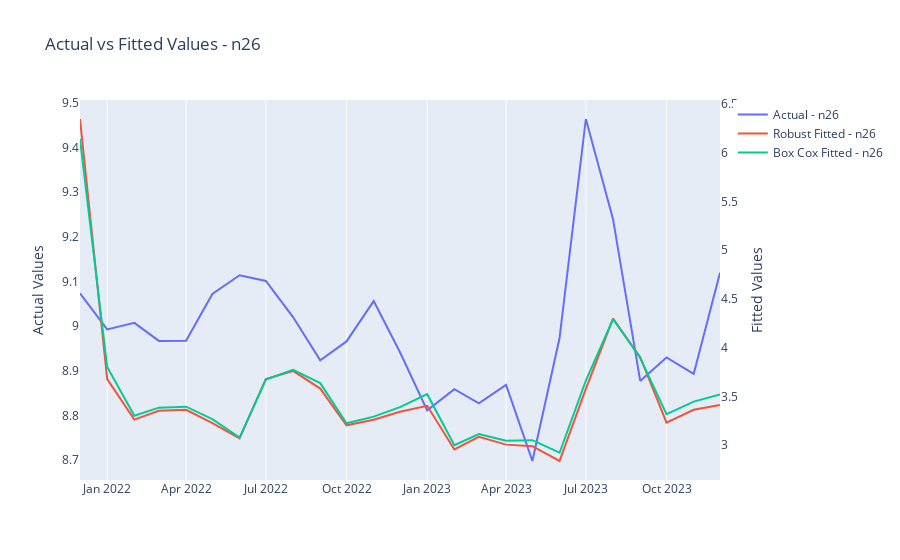
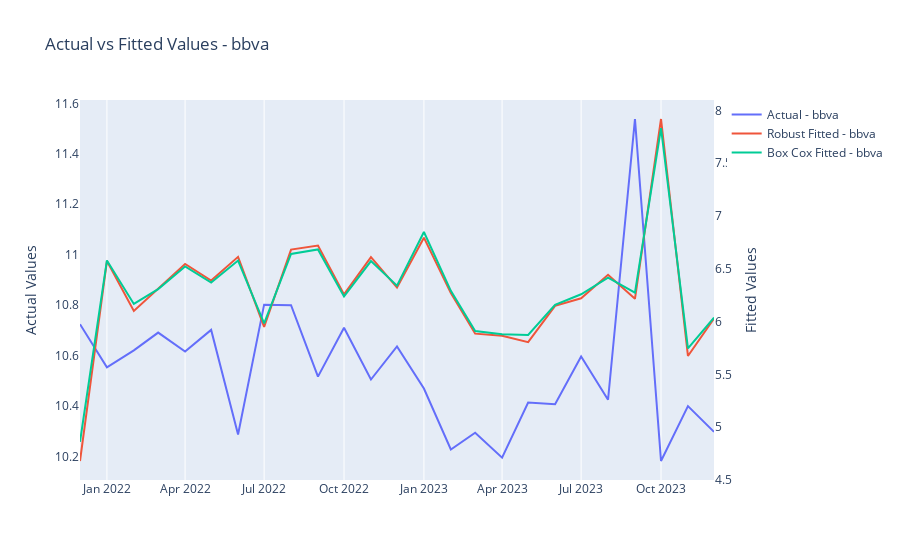
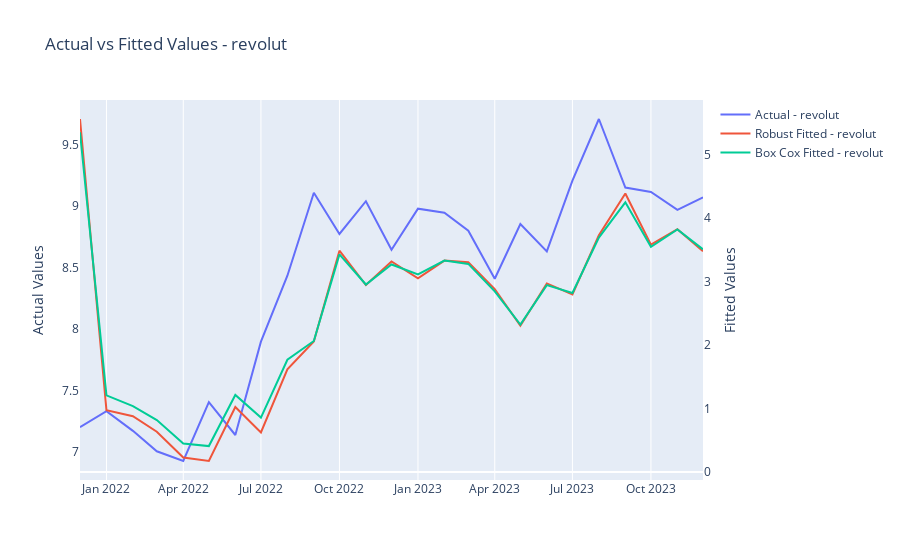
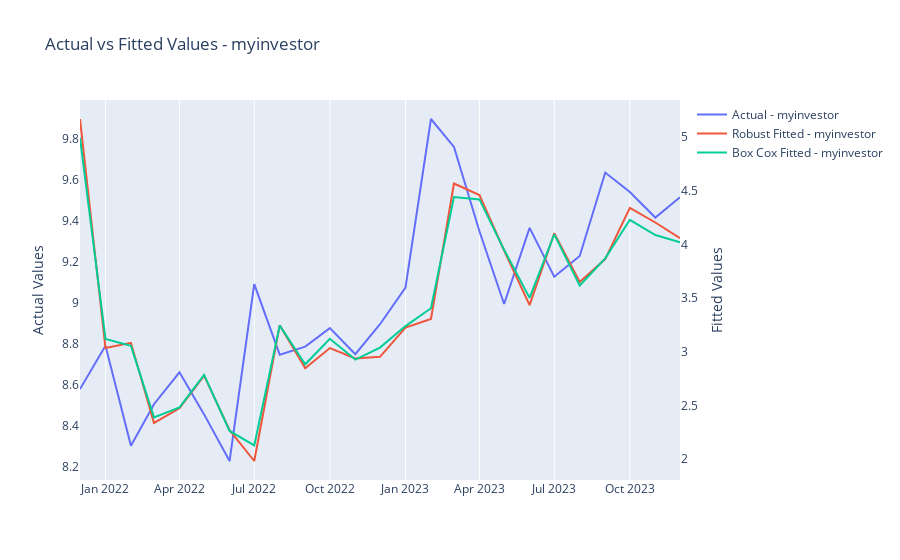

Here is the notebook cell these charts were saved with, in order:
### Code cell
banks_to_plot = data.loc[[25, 121, 125, 175]]['bank']

# for each bank, plot the fitted values 


# Loop through each bank
for bank in banks_to_plot:
    # Filter data for the current bank
    bank_data = data[data['bank'] == bank]
    
    # Extract actual and fitted values
    bank_web_traffic = bank_data['log_web_traffic']
    bank_fitted_values = pooled_data.loc[bank_web_traffic.index, 'fitted_values_robust']  # Replace with actual column name
    bank_fitted_value_2 = pooled_data.loc[bank_web_traffic.index, 'fitted_values_box_cox']
    
    fig = go.Figure()

    # Add actual values trace to the figure
    fig.add_trace(go.Scatter(x=bank_data['date'], y=bank_web_traffic, mode='lines', name=f'Actual - {bank}'))
    
    # Add fitted values trace to the figure with secondary y-axis
    fig.add_trace(go.Scatter(x=bank_data['date'], y=bank_fitted_values, mode='lines', name=f'Robust Fitted - {bank}', yaxis='y2'))

    fig.add_trace(go.Scatter(x=bank_data['date'], y=bank_fitted_value_2, mode='lines', name=f'Box Cox Fitted - {bank}', yaxis='y2'))
    
    # Update layout for the primary and secondary y-axes
    fig.update_layout(
        yaxis=dict(title='Actual Values', side='left', showgrid=False),
        yaxis2=dict(title='Fitted Values', overlaying='y', side='right', showgrid=False)
    )
    
    # Update figure title
    fig.update_layout(title='Actual vs Fitted Values - ' + bank)
    
    # Show the figure
    fig.show()

### Figure 1 — Plotly figure (JSON) as saved in the notebook; plotly's stock layout.template omitted (floating-point values rounded to 4 significant figures)
{"data": [{"mode": "lines", "name": "Actual - n26", "type": "scatter", "x": ["2021-12-01", "2022-01-01", "2022-02-01", "2022-03-01", "2022-04-01", "2022-05-01", "2022-06-01", "2022-07-01", "2022-08-01", "2022-09-01", "2022-10-01", "2022-11-01", "2022-12-01", "2023-01-01", "2023-02-01", "2023-03-01", "2023-04-01", "2023-05-01", "2023-06-01", "2023-07-01", "2023-08-01", "2023-09-01", "2023-10-01", "2023-11-01", "2023-12-01"], "y": [9.074, 8.993, 9.008, 8.967, 8.968, 9.072, 9.114, 9.101, 9.021, 8.924, 8.966, 9.056, 8.942, 8.812, 8.859, 8.827, 8.869, 8.698, 8.974, 9.464, 9.24, 8.878, 8.93, 8.893, 9.12]}, {"mode": "lines", "name": "Robust Fitted - n26", "type": "scatter", "x": ["2021-12-01", "2022-01-01", "2022-02-01", "2022-03-01", "2022-04-01", "2022-05-01", "2022-06-01", "2022-07-01", "2022-08-01", "2022-09-01", "2022-10-01", "2022-11-01", "2022-12-01", "2023-01-01", "2023-02-01", "2023-03-01", "2023-04-01", "2023-05-01", "2023-06-01", "2023-07-01", "2023-08-01", "2023-09-01", "2023-10-01", "2023-11-01", "2023-12-01"], "y": [6.345, 3.679, 3.263, 3.354, 3.364, 3.226, 3.071, 3.679, 3.762, 3.581, 3.204, 3.262, 3.344, 3.405, 2.957, 3.086, 3.006, 2.99, 2.839, 3.577, 4.298, 3.902, 3.231, 3.364, 3.412], "yaxis": "y2"}, {"mode": "lines", "name": "Box Cox Fitted - n26", "type": "scatter", "x": ["2021-12-01", "2022-01-01", "2022-02-01", "2022-03-01", "2022-04-01", "2022-05-01", "2022-06-01", "2022-07-01", "2022-08-01", "2022-09-01", "2022-10-01", "2022-11-01", "2022-12-01", "2023-01-01", "2023-02-01", "2023-03-01", "2023-04-01", "2023-05-01", "2023-06-01", "2023-07-01", "2023-08-01", "2023-09-01", "2023-10-01", "2023-11-01", "2023-12-01"], "y": [6.14, 3.803, 3.302, 3.386, 3.395, 3.268, 3.079, 3.673, 3.774, 3.637, 3.225, 3.293, 3.39, 3.524, 3.0, 3.114, 3.047, 3.052, 2.923, 3.662, 4.294, 3.894, 3.319, 3.448, 3.52], "yaxis": "y2"}], "layout": {"title": {"text": "Actual vs Fitted Values - n26"}, "yaxis": {"showgrid": false, "side": "left", "title": {"text": "Actual Values"}}, "yaxis2": {"overlaying": "y", "showgrid": false, "side": "right", "title": {"text": "Fitted Values"}}}}

### Figure 2 — Plotly figure (JSON) as saved in the notebook; plotly's stock layout.template omitted (floating-point values rounded to 4 significant figures)
{"data": [{"mode": "lines", "name": "Actual - bbva", "type": "scatter", "x": ["2021-12-01", "2022-01-01", "2022-02-01", "2022-03-01", "2022-04-01", "2022-05-01", "2022-06-01", "2022-07-01", "2022-08-01", "2022-09-01", "2022-10-01", "2022-11-01", "2022-12-01", "2023-01-01", "2023-02-01", "2023-03-01", "2023-04-01", "2023-05-01", "2023-06-01", "2023-07-01", "2023-08-01", "2023-09-01", "2023-10-01", "2023-11-01", "2023-12-01"], "y": [10.72, 10.55, 10.62, 10.69, 10.62, 10.7, 10.29, 10.8, 10.8, 10.52, 10.71, 10.51, 10.64, 10.47, 10.23, 10.29, 10.2, 10.41, 10.41, 10.6, 10.42, 11.54, 10.18, 10.4, 10.3]}, {"mode": "lines", "name": "Robust Fitted - bbva", "type": "scatter", "x": ["2021-12-01", "2022-01-01", "2022-02-01", "2022-03-01", "2022-04-01", "2022-05-01", "2022-06-01", "2022-07-01", "2022-08-01", "2022-09-01", "2022-10-01", "2022-11-01", "2022-12-01", "2023-01-01", "2023-02-01", "2023-03-01", "2023-04-01", "2023-05-01", "2023-06-01", "2023-07-01", "2023-08-01", "2023-09-01", "2023-10-01", "2023-11-01", "2023-12-01"], "y": [4.679, 6.573, 6.101, 6.308, 6.546, 6.388, 6.613, 5.95, 6.682, 6.721, 6.257, 6.61, 6.322, 6.795, 6.269, 5.885, 5.866, 5.805, 6.149, 6.221, 6.443, 6.215, 7.919, 5.674, 6.028], "yaxis": "y2"}, {"mode": "lines", "name": "Box Cox Fitted - bbva", "type": "scatter", "x": ["2021-12-01", "2022-01-01", "2022-02-01", "2022-03-01", "2022-04-01", "2022-05-01", "2022-06-01", "2022-07-01", "2022-08-01", "2022-09-01", "2022-10-01", "2022-11-01", "2022-12-01", "2023-01-01", "2023-02-01", "2023-03-01", "2023-04-01", "2023-05-01", "2023-06-01", "2023-07-01", "2023-08-01", "2023-09-01", "2023-10-01", "2023-11-01", "2023-12-01"], "y": [4.861, 6.579, 6.167, 6.308, 6.523, 6.37, 6.578, 5.983, 6.64, 6.684, 6.238, 6.573, 6.34, 6.848, 6.291, 5.91, 5.881, 5.873, 6.159, 6.259, 6.416, 6.273, 7.832, 5.746, 6.038], "yaxis": "y2"}], "layout": {"title": {"text": "Actual vs Fitted Values - bbva"}, "yaxis": {"showgrid": false, "side": "left", "title": {"text": "Actual Values"}}, "yaxis2": {"overlaying": "y", "showgrid": false, "side": "right", "title": {"text": "Fitted Values"}}}}

### Figure 3 — Plotly figure (JSON) as saved in the notebook; plotly's stock layout.template omitted (floating-point values rounded to 4 significant figures)
{"data": [{"mode": "lines", "name": "Actual - revolut", "type": "scatter", "x": ["2021-12-01", "2022-01-01", "2022-02-01", "2022-03-01", "2022-04-01", "2022-05-01", "2022-06-01", "2022-07-01", "2022-08-01", "2022-09-01", "2022-10-01", "2022-11-01", "2022-12-01", "2023-01-01", "2023-02-01", "2023-03-01", "2023-04-01", "2023-05-01", "2023-06-01", "2023-07-01", "2023-08-01", "2023-09-01", "2023-10-01", "2023-11-01", "2023-12-01"], "y": [7.203, 7.334, 7.174, 7.008, 6.929, 7.407, 7.14, 7.898, 8.434, 9.109, 8.774, 9.039, 8.646, 8.979, 8.947, 8.8, 8.41, 8.854, 8.632, 9.207, 9.708, 9.151, 9.115, 8.969, 9.071]}, {"mode": "lines", "name": "Robust Fitted - revolut", "type": "scatter", "x": ["2021-12-01", "2022-01-01", "2022-02-01", "2022-03-01", "2022-04-01", "2022-05-01", "2022-06-01", "2022-07-01", "2022-08-01", "2022-09-01", "2022-10-01", "2022-11-01", "2022-12-01", "2023-01-01", "2023-02-01", "2023-03-01", "2023-04-01", "2023-05-01", "2023-06-01", "2023-07-01", "2023-08-01", "2023-09-01", "2023-10-01", "2023-11-01", "2023-12-01"], "y": [5.564, 0.9761, 0.8815, 0.6358, 0.2297, 0.1746, 1.026, 0.6253, 1.619, 2.058, 3.489, 2.947, 3.318, 3.055, 3.334, 3.308, 2.884, 2.307, 2.974, 2.801, 3.734, 4.389, 3.584, 3.829, 3.481], "yaxis": "y2"}, {"mode": "lines", "name": "Box Cox Fitted - revolut", "type": "scatter", "x": ["2021-12-01", "2022-01-01", "2022-02-01", "2022-03-01", "2022-04-01", "2022-05-01", "2022-06-01", "2022-07-01", "2022-08-01", "2022-09-01", "2022-10-01", "2022-11-01", "2022-12-01", "2023-01-01", "2023-02-01", "2023-03-01", "2023-04-01", "2023-05-01", "2023-06-01", "2023-07-01", "2023-08-01", "2023-09-01", "2023-10-01", "2023-11-01", "2023-12-01"], "y": [5.355, 1.209, 1.041, 0.8198, 0.4515, 0.4098, 1.216, 0.8592, 1.771, 2.066, 3.431, 2.956, 3.272, 3.115, 3.333, 3.281, 2.848, 2.325, 2.947, 2.822, 3.695, 4.251, 3.551, 3.822, 3.51], "yaxis": "y2"}], "layout": {"title": {"text": "Actual vs Fitted Values - revolut"}, "yaxis": {"showgrid": false, "side": "left", "title": {"text": "Actual Values"}}, "yaxis2": {"overlaying": "y", "showgrid": false, "side": "right", "title": {"text": "Fitted Values"}}}}

### Figure 4 — Plotly figure (JSON) as saved in the notebook; plotly's stock layout.template omitted (floating-point values rounded to 4 significant figures)
{"data": [{"mode": "lines", "name": "Actual - myinvestor", "type": "scatter", "x": ["2021-12-01", "2022-01-01", "2022-02-01", "2022-03-01", "2022-04-01", "2022-05-01", "2022-06-01", "2022-07-01", "2022-08-01", "2022-09-01", "2022-10-01", "2022-11-01", "2022-12-01", "2023-01-01", "2023-02-01", "2023-03-01", "2023-04-01", "2023-05-01", "2023-06-01", "2023-07-01", "2023-08-01", "2023-09-01", "2023-10-01", "2023-11-01", "2023-12-01"], "y": [8.579, 8.791, 8.302, 8.505, 8.661, 8.456, 8.228, 9.092, 8.748, 8.787, 8.877, 8.75, 8.896, 9.075, 9.899, 9.763, 9.35, 8.995, 9.367, 9.129, 9.23, 9.637, 9.542, 9.417, 9.517]}, {"mode": "lines", "name": "Robust Fitted - myinvestor", "type": "scatter", "x": ["2021-12-01", "2022-01-01", "2022-02-01", "2022-03-01", "2022-04-01", "2022-05-01", "2022-06-01", "2022-07-01", "2022-08-01", "2022-09-01", "2022-10-01", "2022-11-01", "2022-12-01", "2023-01-01", "2023-02-01", "2023-03-01", "2023-04-01", "2023-05-01", "2023-06-01", "2023-07-01", "2023-08-01", "2023-09-01", "2023-10-01", "2023-11-01", "2023-12-01"], "y": [5.168, 3.035, 3.084, 2.337, 2.474, 2.779, 2.271, 1.983, 3.248, 2.847, 3.035, 2.939, 2.953, 3.225, 3.306, 4.567, 4.459, 3.943, 3.435, 4.104, 3.651, 3.863, 4.34, 4.204, 4.059], "yaxis": "y2"}, {"mode": "lines", "name": "Box Cox Fitted - myinvestor", "type": "scatter", "x": ["2021-12-01", "2022-01-01", "2022-02-01", "2022-03-01", "2022-04-01", "2022-05-01", "2022-06-01", "2022-07-01", "2022-08-01", "2022-09-01", "2022-10-01", "2022-11-01", "2022-12-01", "2023-01-01", "2023-02-01", "2023-03-01", "2023-04-01", "2023-05-01", "2023-06-01", "2023-07-01", "2023-08-01", "2023-09-01", "2023-10-01", "2023-11-01", "2023-12-01"], "y": [4.993, 3.121, 3.056, 2.389, 2.482, 2.785, 2.263, 2.128, 3.245, 2.884, 3.121, 2.928, 3.039, 3.24, 3.406, 4.441, 4.419, 3.95, 3.502, 4.094, 3.618, 3.87, 4.229, 4.088, 4.021], "yaxis": "y2"}], "layout": {"title": {"text": "Actual vs Fitted Values - myinvestor"}, "yaxis": {"showgrid": false, "side": "left", "title": {"text": "Actual Values"}}, "yaxis2": {"overlaying": "y", "showgrid": false, "side": "right", "title": {"text": "Fitted Values"}}}}
